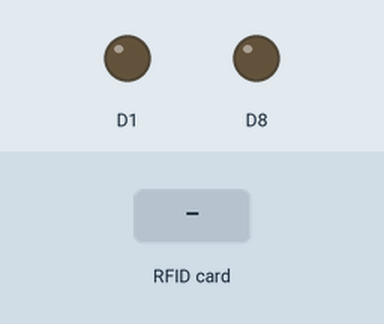
A sketch run on a simulated ESP8266 (NodeMCU). Shown: output pins drawn as LEDs (lit = HIGH). The inputs (shaded band) are chosen by the test bench. WiFi joins after 1.5 s; servers stay silent unless stated; uploads are accepted with an empty reply; what the sketch prints to the serial monitor is not drawn.

Above: at 2.7 s.
2.8 s: RFID card 5E 7A 19 C4 held to the reader
At 3.6 s:
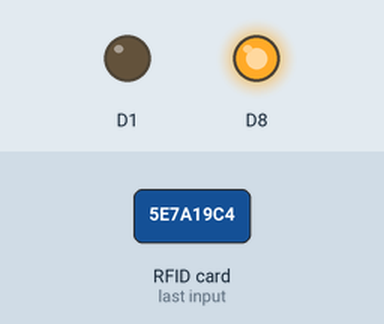
Timing chart, 0 to 5.8 s (numbered marks = the images above; inputs shaded):
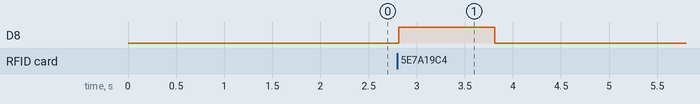

Measured:
- after the input at 2.8 s, D8: LOW → HIGH at once, → LOW 1.0 s later

The sketch:

rfidMCU.ino
```cpp
/*SDA=D4,SCK=D5,MOSI=D7,MISO=D6,RST=D2
*/
#include <SPI.h>
#include <MFRC522.h>
#include <ESP8266WiFi.h>
#define SS_PIN D4
#define RST_PIN D2
char readerID[]="cuachinh";//ten dau doc
byte UID[4];//id cua the

char ssid[] = "PSS";          //  your network SSID (name)
char password[] = "pss201806";   // your network password
WiFiClient client;
MFRC522 rfid(SS_PIN, RST_PIN); // Instance of the class
MFRC522::MIFARE_Key key;

void setup() {
  Serial.begin(9600);
  pinMode(D1,OUTPUT);
  digitalWrite(D1,LOW);
  pinMode(D8,OUTPUT);
  digitalWrite(D8,LOW);
  SPI.begin(); // Init SPI bus
  rfid.PCD_Init(); // Init MFRC522
  for (byte i = 0; i < 6; i++) {
    key.keyByte[i] = 0xFF;
  }
  ketnoiwifi();
}

void loop() {
  if ( ! rfid.PICC_IsNewCardPresent())
  return;
  if ( ! rfid.PICC_ReadCardSerial())
    return;
    for (byte i = 0; i < 4; i++) {
      UID[i] = rfid.uid.uidByte[i];
    }
    digitalWrite(D8,HIGH);
    delay(1000);
    digitalWrite(D8,LOW);
    Serial.println();
    Serial.print(F("UID: "));
    printDec(rfid.uid.uidByte, rfid.uid.size);
    rfid.PICC_HaltA();
    rfid.PCD_StopCrypto1();
    sendUID();
    readreq();
    delay(1000);
  //kiểm tra internet
  // khi client da ket noi thanh cong va san sang thi thuc hien doc tin hieu tu server gui ve
  //va in ra kien tra thanh cong- sau do thuc hien ham bat/tat thiet bi
    if (client) {
    if (client.available()) {
    char c = client.read();
    Serial.print(c);
    }
  if (!client.connected()) {
    Serial.println();
    Serial.println("disconnecting.");
    client.stop();
    for(;;)
      ;
    }
    }
}
void ketnoiwifi()
{
  WiFi.begin(ssid, password);
  while (1)
  {
    Serial.println(".");
    delay(100);
    if (WiFi.status() == WL_CONNECTED)
      break;
  }
  Serial.println("Da vao duoc internet");
}

void sendUID()
{
  if (client.connect("carebook.vn", 80)) {
      Serial.println("connected");
      // Make a HTTP request:
      String request ="GET /rfid/rfid";
      request += "/";
      request += String(readerID);
      request += "/";

      for(byte i=0;i<4;i++)
      {
        request += String(UID[i]);
      }
      request += " HTTP/1.0";
      client.println(request);
      client.println();
    }
  if (client.connected()) {
      client.stop();  // DISCONNECT FROM THE SERVER
  }
}
void printDec(byte *buffer, byte bufferSize) {
  for (byte i = 0; i < bufferSize; i++) {
    Serial.print(buffer[i] < 0x10 ? " 0" : " ");
    Serial.print(buffer[i], DEC);
  }
}

void readreq()
{
  String str;
  int from = str.indexOf('?');
  int to = str.indexOf(' ', from);
  String GET = str.substring(from, to);
  if (GET=="active")
  {
    digitalWrite(D1,HIGH);
    Serial.println("mo cua");
  }
  else {digitalWrite(D1,LOW);Serial.println("dong cua");}
}

//void readreq1()
//{
//  String req = client.readStringUntil('\r');
//  if (req.indexOf("5b55513977c82c8d26ab56e1")==true){
//   Serial.println("mo cua");
//  }
//}

//void docthe()
//{
//  while ( ! rfid.PICC_IsNewCardPresent());
//  //if ( ! rfid.PICC_ReadCardSerial())
//    //return;
//    Serial.print("asfla ");
//    for (byte i = 0; i < 4; i++) {
//      UID[i] = rfid.uid.uidByte[i];
//    }
//    Serial.print(F("UID: "));
//    printDec(rfid.uid.uidByte, rfid.uid.size);
//    Serial.println();
//    // Halt PICC
//    rfid.PICC_HaltA();
//    // Stop encryption on PCD
//    rfid.PCD_StopCrypto1();
//}
```
